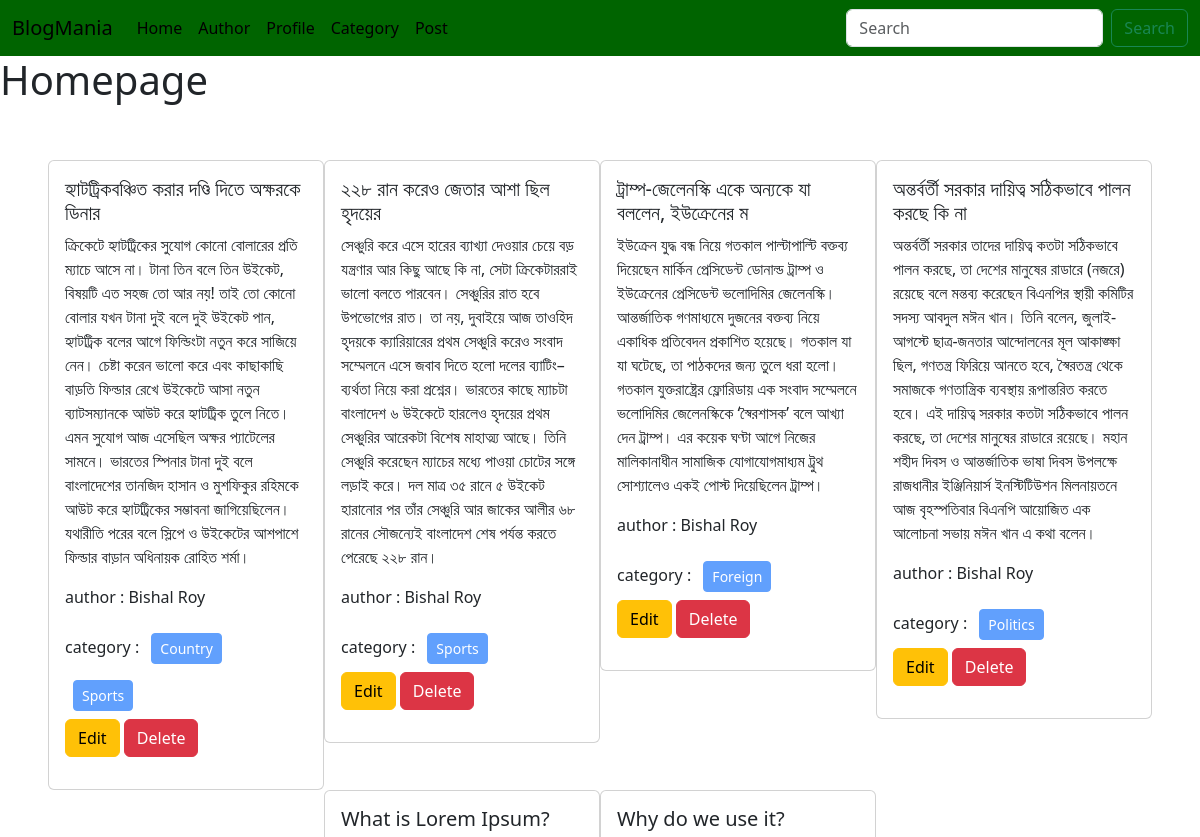
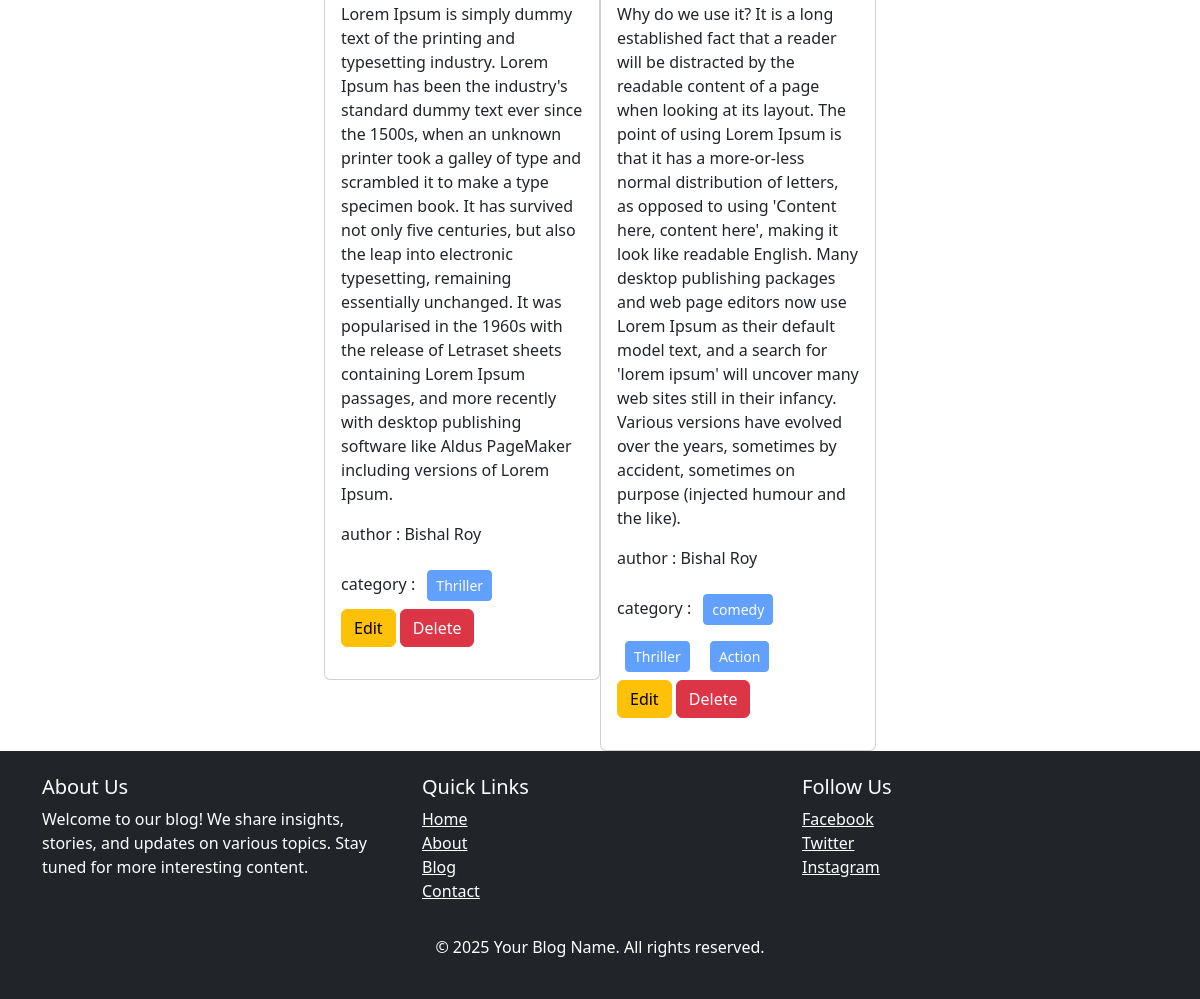
The page / on the database its author committed (2 pictures, top to bottom).
### posts/models.py (models this page shows, shortened)
class Post(models.Model):
    title = models.CharField(max_length=50)
    content = models.TextField()
    category = models.ManyToManyField(category)
    author = models.ForeignKey(Author , on_delete=models.CASCADE)

### author/models.py (models this page shows, shortened)
class Author(models.Model):
    name = models.CharField(max_length=100)
    bio = models.TextField()
    phone = models.CharField(max_length=12)

### categories/models.py (models this page shows, shortened)
class category(models.Model):
    name = models.CharField(max_length=100)

### blog_project/views.py (the view)
# urls.py: 2. Add a URL to urlpatterns:  path('', views.home, name='home')
def home(request):
    data = Post.objects.all()
    return render(request , 'home.html' , {'data' : data})

### templates/home.html (shortened to what this page needs)
{% extends 'base.html' %}
{% block content %}
<h1>Homepage</h1>
  <div class="d-flex flex-wrap justify-content-center px-5 pt-5">
      {% for post in data %}
      <div class="col-sm-3">
          <div class="card">
            <div class="card-body">
              <h5 class="card-title">{{ post.title }}</h5>
              <p class="card-text">{{ post.content }}</p>
              <p> author : {{post.author.name}}</p>
              <p> category :
                {%for cat in post.category.all %}
                  <button class ="btn btn-primary btn-sm disabled m-2">{{cat.name}}</button>
                {%endfor%}
              <a href="{% url 'edit_post' post.id %}" class = "btn btn-warning ">Edit</a>
              <a href="{% url 'delete_post' post.id %}" class = "btn btn-danger ">Delete</a>
              </p>
              </div>
          </div>
        </div>
    {% endfor %}
</div>
{% endblock %}

### templates/base.html (shortened to what this page needs)
<!doctype html>
<html lang="en">
  <head>
    <link href="https://cdn.jsdelivr.net/npm/bootstrap@5.3.3/dist/css/bootstrap.min.css" rel="stylesheet">
  </head>
  <body>
    <nav class="navbar navbar-expand-lg" style="background-color: #006400;">
      <div class="container-fluid">
        <a class="navbar-brand" href="#">BlogMania</a>
        <div class="collapse navbar-collapse" id="navbarSupportedContent">
          <ul class="navbar-nav me-auto mb-2 mb-lg-0">
            <li class="nav-item">
              <a class="nav-link active" aria-current="page" href="{% url 'home'%}">Home</a>
            </li>
            <li class="nav-item">
              <a class="nav-link active" aria-current="page" href="{% url 'add_author'%}">Author</a>
            </li>
            <li class="nav-item">
              <a class="nav-link active" aria-current="page" href="{% url 'add_profile'%}">Profile</a>
            </li>
            <li class="nav-item">
              <a class="nav-link active" aria-current="page" href="{% url 'add_category'%}">Category</a>
            </li>
            <li class="nav-item">
              <a class="nav-link active" aria-current="page" href="{% url 'add_post' %}">Post</a>
            </li>
          </ul>
          <form class="d-flex ms-auto" role="search">
            <input class="form-control me-2" type="search" placeholder="Search" aria-label="Search">
            <button class="btn btn-outline-success" type="submit">Search</button>
          </form>
        </div>
      </div>
    </nav>
      {%block content%}
      {% endblock %}
      <footer class="bg-dark text-white py-4 ">
        <div class="container">
            <div class="row">
                <div class="col-md-4">
                    <h5>About Us</h5>
                    <p>Welcome to our blog! We share insights, stories, and updates on various topics. Stay tuned for more interesting content.</p>
                </div>
                <div class="col-md-4">
                    <h5>Quick Links</h5>
                    <ul class="list-unstyled">
                        <li><a href="#" class="text-white">Home</a></li>
                        <li><a href="#" class="text-white">About</a></li>
                        <li><a href="#" class="text-white">Blog</a></li>
                        <li><a href="#" class="text-white">Contact</a></li>
                    </ul>
                </div>
                <div class="col-md-4">
                    <h5>Follow Us</h5>
                    <ul class="list-unstyled">
                        <li><a href="#" class="text-white">Facebook</a></li>
                        <li><a href="#" class="text-white">Twitter</a></li>
                        <li><a href="#" class="text-white">Instagram</a></li>
                    </ul>
                </div>
            </div>
            <div class="text-center mt-3">
                <p>&copy; 2025 Your Blog Name. All rights reserved.</p>
            </div>
        </div>
    </footer>
  </body>
</html>

### rows shown on the page
Post: title "হ্যাটট্রিকবঞ্চিত করার দণ্ডি দিতে অক্ষরকে ডিনার", content "ক্রিকেটে হ্যাটট্রিকের সুযোগ কোনো বোলারের প্রতি ম্যাচে আসে না। টানা তিন বলে তিন উইকেট, বিষয়টি এত সহজ তো আর নয়! তাই তো কোনো বোলার যখন টানা দুই বলে দুই উইকেট পান, হ্যাটট্রিক বলের আগে ফিল্ডিংটা নতুন করে সাজিয়ে নেন। চেষ্টা করেন ভালো করে এবং কাছাকাছি বাড়তি ফিল্ডার রেখে উইকেটে আসা নতুন ব্যাটসম্যানকে আউট করে হ্যাটট্রিক তুলে নিতে। এমন সুযোগ আজ এসেছিল অক্ষর প্যাটেলের সামনে। ভারতের স্পিনার টানা দুই বলে বাংলাদেশের তানজিদ হাসান ও মুশফিকুর রহিমকে আউট করে হ্যাটট্রিকের সম্ভাবনা জাগিয়েছিলেন। যথারীতি পরের বলে স্লিপে ও উইকেটের আশপাশে ফিল্ডার বাড়ান অধিনায়ক রোহিত শর্মা।", author.name "Bishal Roy"
category: name "Country"
category: name "Sports"
Post: title "২২৮ রান করেও জেতার আশা ছিল হৃদয়ের", content "সেঞ্চুরি করে এসে হারের ব্যাখ্যা দেওয়ার চেয়ে বড় যন্ত্রণার আর কিছু আছে কি না, সেটা ক্রিকেটাররাই ভালো বলতে পারবেন। সেঞ্চুরির রাত হবে উপভোগের রাত। তা নয়, দুবাইয়ে আজ তাওহিদ হৃদয়কে ক্যারিয়ারের প্রথম সেঞ্চুরি করেও সংবাদ সম্মেলনে এসে জবাব দিতে হলো দলের ব্যাটিং–ব্যর্থতা নিয়ে করা প্রশ্নের। ভারতের কাছে ম্যাচটা বাংলাদেশ ৬ উইকেটে হারলেও হৃদয়ের প্রথম সেঞ্চুরির আরেকটা বিশেষ মাহাত্ম্য আছে। তিনি সেঞ্চুরি করেছেন ম্যাচের মধ্যে পাওয়া চোটের সঙ্গে লড়াই করে। দল মাত্র ৩৫ রানে ৫ উইকেট হারানোর পর তাঁর সেঞ্চুরি আর জাকের আলীর ৬৮ রানের সৌজন্যেই বাংলাদেশ শেষ পর্যন্ত করতে পেরেছে ২২৮ রান।", author.name "Bishal Roy"
Post: title "ট্রাম্প-জেলেনস্কি একে অন্যকে যা বললেন, ইউক্রেনের ম", content "ইউক্রেন যুদ্ধ বন্ধ নিয়ে গতকাল পাল্টাপাল্টি বক্তব্য দিয়েছেন মার্কিন প্রেসিডেন্ট ডোনাল্ড ট্রাম্প ও ইউক্রেনের প্রেসিডেন্ট ভলোদিমির জেলেনস্কি। আন্তর্জাতিক গণমাধ্যমে দুজনের বক্তব্য নিয়ে একাধিক প্রতিবেদন প্রকাশিত হয়েছে। গতকাল যা যা ঘটেছে, তা পাঠকদের জন্য তুলে ধরা হলো। গতকাল যুক্তরাষ্ট্রের ফ্লোরিডায় এক সংবাদ সম্মেলনে ভলোদিমির জেলেনস্কিকে ‘স্বৈরশাসক’ বলে আখ্যা দেন ট্রাম্প। এর কয়েক ঘণ্টা আগে নিজের মালিকানাধীন সামাজিক যোগাযোগমাধ্যম ট্রুথ সোশ্যালেও একই পোস্ট দিয়েছিলেন ট্রাম্প।", author.name "Bishal Roy"
category: name "Foreign"
Post: title "অন্তর্বর্তী সরকার দায়িত্ব সঠিকভাবে পালন করছে কি না", content "অন্তর্বর্তী সরকার তাদের দায়িত্ব কতটা সঠিকভাবে পালন করছে, তা দেশের মানুষের রাডারে (নজরে) রয়েছে বলে মন্তব্য করেছেন বিএনপির স্থায়ী কমিটির সদস্য আবদুল মঈন খান। তিনি বলেন, জুলাই-আগস্টে ছাত্র-জনতার আন্দোলনের মূল আকাঙ্ক্ষা ছিল, গণতন্ত্র ফিরিয়ে আনতে হবে, স্বৈরতন্ত্র থেকে সমাজকে গণতান্ত্রিক ব্যবস্থায় রূপান্তরিত করতে হবে। এই দায়িত্ব সরকার কতটা সঠিকভাবে পালন করছে, তা দেশের মানুষের রাডারে রয়েছে। মহান শহীদ দিবস ও আন্তর্জাতিক ভাষা দিবস উপলক্ষে রাজধানীর ইঞ্জিনিয়ার্স ইনস্টিটিউশন মিলনায়তনে আজ বৃহস্পতিবার বিএনপি আয়োজিত এক আলোচনা সভায় মঈন খান এ কথা বলেন।", author.name "Bishal Roy"
category: name "Politics"
Post: title "What is Lorem Ipsum?", content "Lorem Ipsum is simply dummy text of the printing and typesetting industry. Lorem Ipsum has been the industry's standard dummy text ever since the 1500s, when an unknown printer took a galley of type and scrambled it to make a type specimen book. It has survived not only five centuries, but also the leap into electronic typesetting, remaining essentially unchanged. It was popularised in the 1960s with the release of Letraset sheets containing Lorem Ipsum passages, and more recently with desktop publishing software like Aldus PageMaker including versions of Lorem Ipsum.", author.name "Bishal Roy"
category: name "Thriller"
Post: title "Why do we use it?", content "Why do we use it? It is a long established fact that a reader will be distracted by the readable content of a page when looking at its layout. The point of using Lorem Ipsum is that it has a more-or-less normal distribution of letters, as opposed to using 'Content here, content here', making it look like readable English. Many desktop publishing packages and web page editors now use Lorem Ipsum as their default model text, and a search for 'lorem ipsum' will uncover many web sites still in their infancy. Various versions have evolved over the years, sometimes by accident, sometimes on purpose (injected humour and the like).", author.name "Bishal Roy"
category: name "comedy"
category: name "Action"
